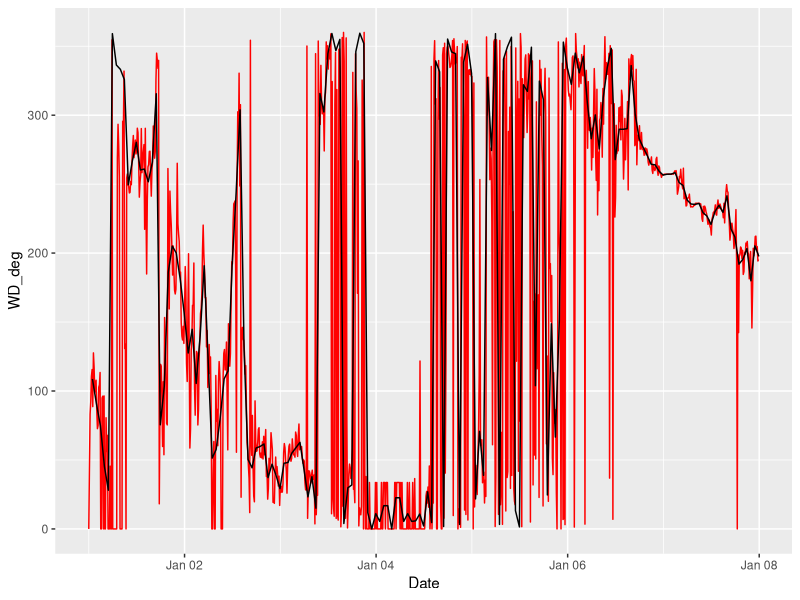

This chart was generated by the following R code:
## ---- chunk 1
library(tidyverse)
library(lubridate)
## ---- chunk 2
wind <- read_csv("../Data_lectures/7_Wind/Winddata_Botanical_garden.csv")
## ---- chunk 3
deg2rad <- function(deg) deg * pi / 180
rad2deg <- function(rad) rad * 180 / pi

# calculates the wind angular average over the provide input.
# intend to be used together with group_by and summarize
wind_dir_average <- function(wd){
  dir <- deg2rad(wd)
  # calc the vector components and then make the mean
  u <- cos(dir) %>% mean
  v <- sin(dir) %>% mean
  # convert back to a direction. Note atan2 uses y,x
  avg_dir <- atan2(v, u)
  # need to convert in 0 - 360 range
  avg_dir <- avg_dir %% (2*pi)
  return(rad2deg(avg_dir))
}

## ---- chunk 4
wind_1h <- wind %>%
  group_by(round_date(Date, unit = "1 hour")) %>%
  summarise(across(-WD_deg, mean), WD_deg = wind_dir_average(WD_deg))
## ---- chunk 5
wind_1h
## ---- chunk 6
wind %>%
  filter(week(Date)==1) %>%
ggplot()+
  geom_line(aes(Date, WD_deg), colour="red") +
  geom_line(aes(Date, WD_deg), data=filter(wind_1h, week(Date)==1))

